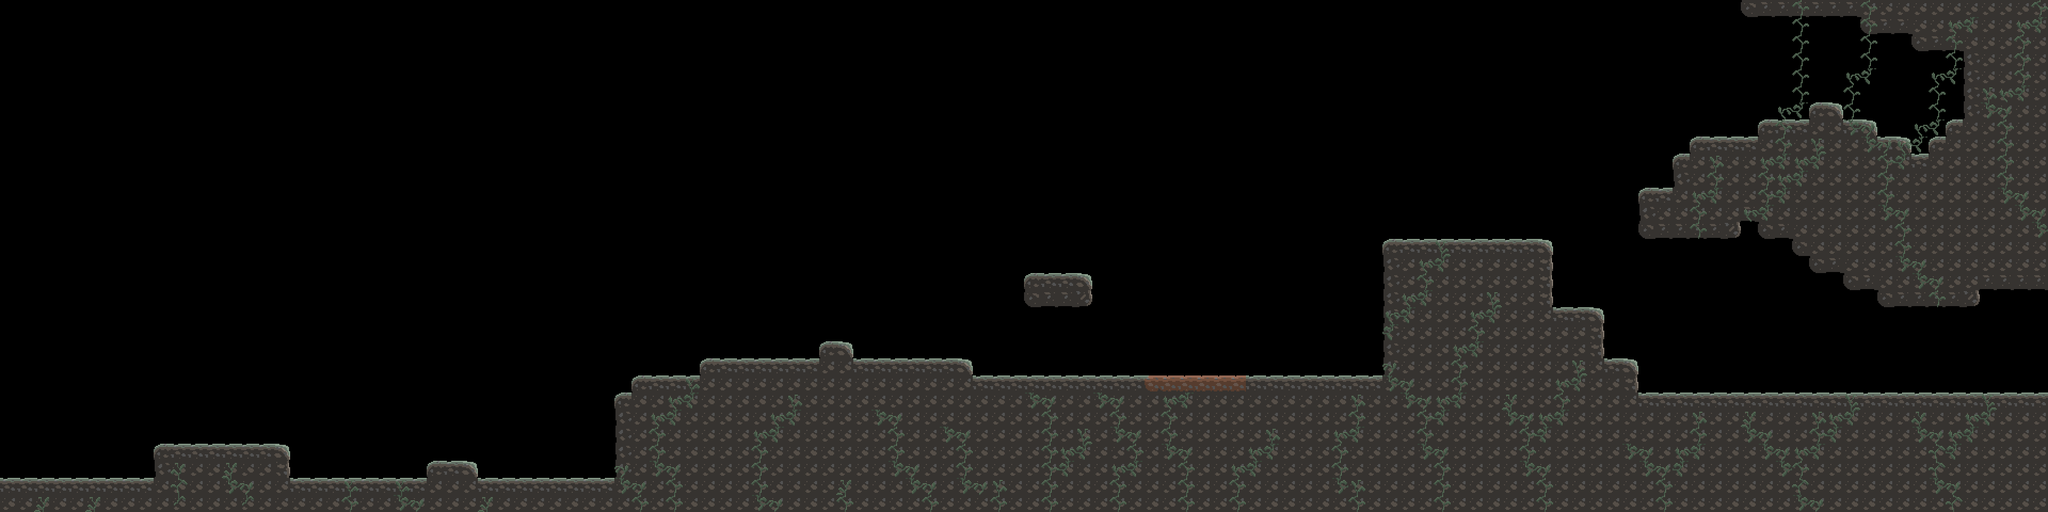

Below is a game level as drawn by its tile map, then a one-line description and the .tmx that defines it (tile-layer data replaced by summaries):
An orthogonal 120x30 tile map with 32x32 px tiles, 3 tile layers (Tile Layer 1, MudLayer, Overlay).

<map version="1.0" tiledversion="1.0.0" orientation="orthogonal" renderorder="right-down" width="120" height="30" tilewidth="32" tileheight="32" nextobjectid="1">
 <tileset firstgid="1" source="../../Tilesets/tiles_16x2.tsx" />
 <layer name="Tile Layer 1" width="120" height="30">
  <data>[3600 cells, 1112 non-empty, 9 distinct tile ids]</data>
 </layer>
 <layer name="MudLayer" width="120" height="30">
  <data>[3600 cells, 6 non-empty, 2 distinct tile ids]</data>
 </layer>
 <objectgroup name="Object Layer 1" />
 <layer name="Overlay" width="120" height="30">
  <data>[3600 cells, 283 non-empty, 12 distinct tile ids]</data>
 </layer>
</map>
